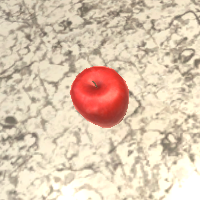
#> input picture images/thumbnails/Apple1.png, 200 x 200 px, found by its file name; its folder holds 4 pictures in this run
$ python imgnumpy.py
#> lines starting #> are read from the running program, lines starting #| are printed output that depends on the picture

from PIL import Image
import numpy as np
import os

path = "./images/thumbnails"

files = os.listdir(path)

# Empty numpy array to store the images
image_stack = np.zeros((len(files), 256, 256, 3), dtype=np.uint8)

for i, file in enumerate(files):
    img = Image.open(os.path.join(path, file))
#> img is the input picture: PIL image 200x200 RGB; mean R, G, B 222.1, 200.8, 177.9
    img = img.resize((256, 256))  # resizing images
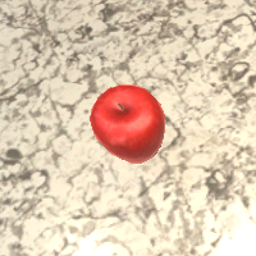
#> img: PIL image 256x256 RGB; mean R, G, B 222, 200.7, 177.9
#> pass 3 of the loop `for i, file in enumerate(files):`:
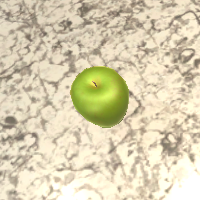
#> input picture images/thumbnails/Apple2.png, 200 x 200 px, found by its file name
#> img is the input picture: PIL image 200x200 RGB; mean R, G, B 217.6, 207.6, 177.4
#> `img = img.resize((256, 256))`:
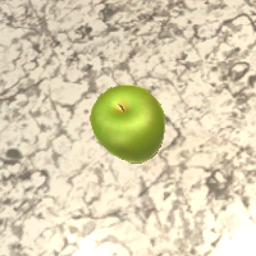
#> img: PIL image 256x256 RGB; mean R, G, B 217.6, 207.6, 177.4
#> the loop made 4 passes; the first 3 are shown
    image_stack[i] = np.array(img)

# Save the image stack as a .npy file
np.save("image_stack.npy", image_stack)
